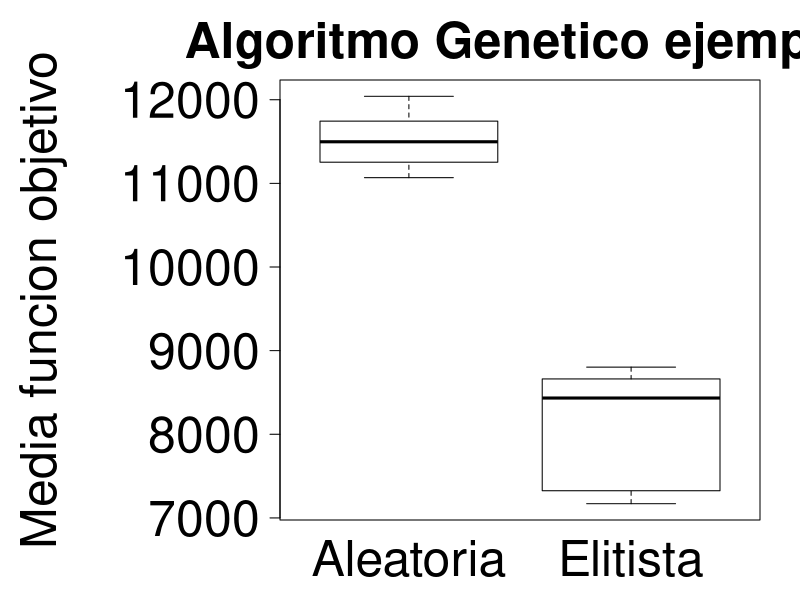

Write the R code that produced this figure.
# Boxplot

# Escriba aqui los resultados de las ejecuciones de dos algoritmos
# para ser comparados
resultados1 <- c(11333,11600,12041,11117,11068,11815,11253,11732,11395,11744) #seleccion aleatoria
resultados2 <- c(7484,8803,8340,8662,8701,7170,7218,8527,7325,8604) #seleccion elitista

# Reemplaze aqui con el nombre del archivo a para crear el boxplot
plotfile = "ejemplo-boxplot.png"

# Crear una matrix para el plot
all.data = cbind(resultados1, resultados2)
# Nombres de las pruebas o algoritmos
colnames (all.data) <- c("Aleatoria", "Elitista")


# data.matrix is a matrix or a data frame
# Customize the plot using par:
# plot.axis.style  0: always parallel to the axis, 1: always horizontal, 2: always perpendicular to the axis, 3: always vertical
# plot.mar margin of the plot (down, left, up, right)
# plot.size.axis / title size of the axis and title
# vertical.x.axis try 1 or 2 
do.boxplot <- function (data.matrix, data.labels=colnames(data.matrix), plot.mar=c(4,14,4,2), 
                        plot.title="Algoritmo Genetico ejemplo", plot.yaxis.label="Media funcion objetivo",
                        output="sample-boxplot.png", plot.axis.style=1, plot.size.axis=3, 
                        plot.size.title=3, plot.text.yaxis=3, vertical.x.axis=1, 
                        colors=rep(0, ncol(data.matrix))){

  if (ncol(data.matrix)!= length(data.labels)){
    cat ("Error there must be same amount of data sets and data labels.")
    return()
  }
  png (file = output, width = 800, height =  450, units = "px", pointsize = 8, bg = "white")
  par (las=plot.axis.style, mar=plot.mar, cex.axis=plot.size.axis, cex.main=plot.size.title)
  boxplot (data.matrix, main=plot.title, xaxt="n", col=colors)
  mtext (plot.yaxis.label, side=2, line=(plot.mar[2]-3), cex=plot.text.yaxis, las=0)
  axis (1, at=c(1:length(data.labels)), labels=data.labels, line=plot.mar[1] - 3, 
       tick=FALSE, las=vertical.x.axis, cex.axis=plot.size.axis)
  cat ("Plot creado en: ", output, "\n")
  dev.off()
}

#Plot details in the file boxplot.R
do.boxplot(data.matrix=all.data, output=plotfile)
